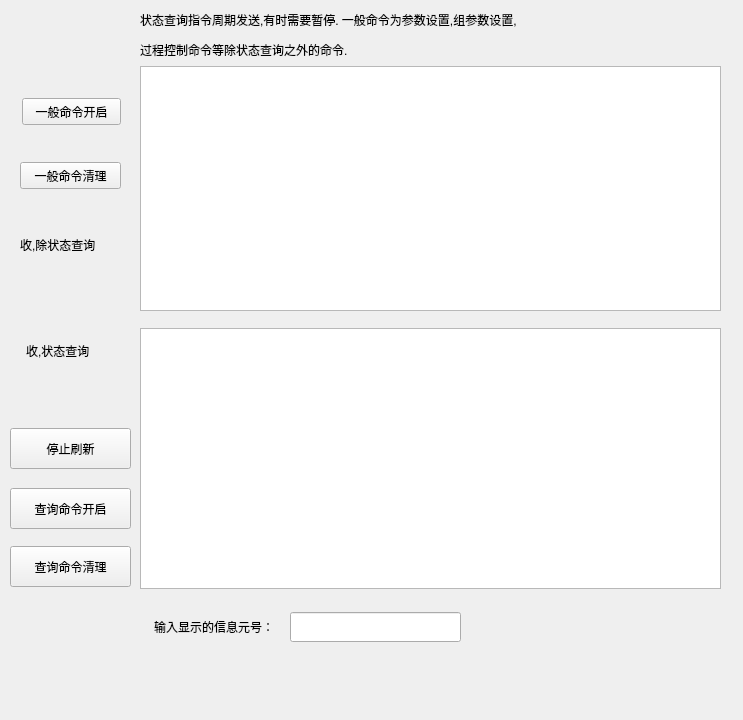
<?xml version="1.0" encoding="UTF-8"?>
<ui version="4.0">
 <class>CDevCtlInterfaceGUIDlg</class>
 <widget class="QDialog" name="CDevCtlInterfaceGUIDlg">
  <property name="geometry">
   <rect>
    <x>0</x>
    <y>0</y>
    <width>743</width>
    <height>720</height>
   </rect>
  </property>
  <property name="windowTitle">
   <string>CDevCtlInterfaceGUIDlg</string>
  </property>
  <property name="styleSheet">
   <string notr="true"/>
  </property>
  <widget class="QGroupBox" name="groupBox">
   <property name="geometry">
    <rect>
     <x>10</x>
     <y>770</y>
     <width>251</width>
     <height>131</height>
    </rect>
   </property>
   <property name="title">
    <string/>
   </property>
   <widget class="QPushButton" name="pushButton">
    <property name="geometry">
     <rect>
      <x>5</x>
      <y>99</y>
      <width>239</width>
      <height>22</height>
     </rect>
    </property>
    <property name="text">
     <string>任务发送数据</string>
    </property>
   </widget>
   <widget class="QLineEdit" name="lineEdit_tID">
    <property name="geometry">
     <rect>
      <x>80</x>
      <y>41</y>
      <width>164</width>
      <height>23</height>
     </rect>
    </property>
    <property name="text">
     <string>1234</string>
    </property>
   </widget>
   <widget class="QLabel" name="label_2">
    <property name="geometry">
     <rect>
      <x>5</x>
      <y>70</y>
      <width>69</width>
      <height>20</height>
     </rect>
    </property>
    <property name="text">
     <string>任务代号6</string>
    </property>
   </widget>
   <widget class="QLabel" name="label">
    <property name="geometry">
     <rect>
      <x>5</x>
      <y>41</y>
      <width>69</width>
      <height>20</height>
     </rect>
    </property>
    <property name="text">
     <string>任务标识4</string>
    </property>
   </widget>
   <widget class="QLineEdit" name="lineEdit_tNum">
    <property name="geometry">
     <rect>
      <x>80</x>
      <y>70</y>
      <width>164</width>
      <height>23</height>
     </rect>
    </property>
    <property name="text">
     <string>abcdef</string>
    </property>
   </widget>
   <widget class="QTextEdit" name="textEditTask">
    <property name="geometry">
     <rect>
      <x>10</x>
      <y>10</y>
      <width>231</width>
      <height>27</height>
     </rect>
    </property>
   </widget>
  </widget>
  <widget class="QGroupBox" name="groupBox_2">
   <property name="geometry">
    <rect>
     <x>290</x>
     <y>770</y>
     <width>251</width>
     <height>81</height>
    </rect>
   </property>
   <property name="title">
    <string/>
   </property>
   <widget class="QPushButton" name="pushButton_wordModeSet">
    <property name="geometry">
     <rect>
      <x>10</x>
      <y>40</y>
      <width>231</width>
      <height>26</height>
     </rect>
    </property>
    <property name="text">
     <string>工作模式</string>
    </property>
   </widget>
   <widget class="QComboBox" name="comboBox_workModeSet">
    <property name="geometry">
     <rect>
      <x>10</x>
      <y>10</y>
      <width>231</width>
      <height>26</height>
     </rect>
    </property>
   </widget>
  </widget>
  <widget class="QGroupBox" name="groupBox_3">
   <property name="geometry">
    <rect>
     <x>290</x>
     <y>970</y>
     <width>251</width>
     <height>201</height>
    </rect>
   </property>
   <property name="title">
    <string/>
   </property>
   <widget class="QComboBox" name="comboBox_statisticCtl">
    <property name="geometry">
     <rect>
      <x>128</x>
      <y>130</y>
      <width>111</width>
      <height>27</height>
     </rect>
    </property>
   </widget>
   <widget class="QLabel" name="label_3">
    <property name="geometry">
     <rect>
      <x>11</x>
      <y>130</y>
      <width>105</width>
      <height>20</height>
     </rect>
    </property>
    <property name="text">
     <string>波道选择：自动</string>
    </property>
   </widget>
   <widget class="QTextEdit" name="textEditRealErrCodFrmStatistics">
    <property name="geometry">
     <rect>
      <x>11</x>
      <y>10</y>
      <width>229</width>
      <height>81</height>
     </rect>
    </property>
   </widget>
   <widget class="QComboBox" name="comboBox_type">
    <property name="geometry">
     <rect>
      <x>11</x>
      <y>97</y>
      <width>101</width>
      <height>27</height>
     </rect>
    </property>
   </widget>
   <widget class="QPushButton" name="pushButton_realErrCodeFrmReport">
    <property name="geometry">
     <rect>
      <x>11</x>
      <y>163</y>
      <width>229</width>
      <height>28</height>
     </rect>
    </property>
    <property name="text">
     <string>实时误码误帧统计</string>
    </property>
   </widget>
   <widget class="QComboBox" name="comboBox_rotation">
    <property name="geometry">
     <rect>
      <x>128</x>
      <y>97</y>
      <width>111</width>
      <height>27</height>
     </rect>
    </property>
   </widget>
  </widget>
  <widget class="QGroupBox" name="groupBox_4">
   <property name="geometry">
    <rect>
     <x>10</x>
     <y>920</y>
     <width>251</width>
     <height>121</height>
    </rect>
   </property>
   <property name="title">
    <string/>
   </property>
   <widget class="QTextEdit" name="textEditDataTransFreqRgeTst">
    <property name="geometry">
     <rect>
      <x>10</x>
      <y>10</y>
      <width>231</width>
      <height>29</height>
     </rect>
    </property>
   </widget>
   <widget class="QPushButton" name="pushButton_doppTestreport">
    <property name="geometry">
     <rect>
      <x>10</x>
      <y>80</y>
      <width>231</width>
      <height>27</height>
     </rect>
    </property>
    <property name="text">
     <string>数传频率动态范围测试</string>
    </property>
   </widget>
   <widget class="QComboBox" name="comboBox_doppTestReport">
    <property name="geometry">
     <rect>
      <x>10</x>
      <y>50</y>
      <width>231</width>
      <height>24</height>
     </rect>
    </property>
   </widget>
  </widget>
  <widget class="QPushButton" name="pushButton_show">
   <property name="geometry">
    <rect>
     <x>20</x>
     <y>1140</y>
     <width>99</width>
     <height>27</height>
    </rect>
   </property>
   <property name="text">
    <string>显示</string>
   </property>
  </widget>
  <widget class="QPushButton" name="pushButton_clear">
   <property name="geometry">
    <rect>
     <x>160</x>
     <y>1140</y>
     <width>99</width>
     <height>27</height>
    </rect>
   </property>
   <property name="text">
    <string>清空</string>
   </property>
  </widget>
  <widget class="QGroupBox" name="groupBox_5">
   <property name="geometry">
    <rect>
     <x>290</x>
     <y>870</y>
     <width>251</width>
     <height>81</height>
    </rect>
   </property>
   <property name="title">
    <string/>
   </property>
   <widget class="QPushButton" name="pushButtonWordWay">
    <property name="geometry">
     <rect>
      <x>10</x>
      <y>40</y>
      <width>231</width>
      <height>27</height>
     </rect>
    </property>
    <property name="text">
     <string>工作方式</string>
    </property>
   </widget>
   <widget class="QComboBox" name="comboBoxWorkWay">
    <property name="geometry">
     <rect>
      <x>10</x>
      <y>10</y>
      <width>231</width>
      <height>27</height>
     </rect>
    </property>
   </widget>
  </widget>
  <widget class="QTextEdit" name="textEdit_statuResponse">
   <property name="geometry">
    <rect>
     <x>140</x>
     <y>328</y>
     <width>581</width>
     <height>261</height>
    </rect>
   </property>
   <property name="html">
    <string>&lt;!DOCTYPE HTML PUBLIC &quot;-//W3C//DTD HTML 4.0//EN&quot; &quot;http://www.w3.org/TR/REC-html40/strict.dtd&quot;&gt;
&lt;html&gt;&lt;head&gt;&lt;meta name=&quot;qrichtext&quot; content=&quot;1&quot; /&gt;&lt;style type=&quot;text/css&quot;&gt;
p, li { white-space: pre-wrap; }
&lt;/style&gt;&lt;/head&gt;&lt;body style=&quot; font-family:'Sans'; font-size:10pt; font-weight:400; font-style:normal;&quot;&gt;
&lt;p style=&quot;-qt-paragraph-type:empty; margin-top:0px; margin-bottom:0px; margin-left:0px; margin-right:0px; -qt-block-indent:0; text-indent:0px;&quot;&gt;&lt;br /&gt;&lt;/p&gt;&lt;/body&gt;&lt;/html&gt;</string>
   </property>
  </widget>
  <widget class="QPushButton" name="pushButton_statuClear">
   <property name="geometry">
    <rect>
     <x>10</x>
     <y>546</y>
     <width>121</width>
     <height>41</height>
    </rect>
   </property>
   <property name="text">
    <string>查询命令清理</string>
   </property>
  </widget>
  <widget class="QPushButton" name="pushButton_statuCmd">
   <property name="geometry">
    <rect>
     <x>10</x>
     <y>488</y>
     <width>121</width>
     <height>41</height>
    </rect>
   </property>
   <property name="text">
    <string>查询命令开启</string>
   </property>
  </widget>
  <widget class="QTextEdit" name="textEdit_commResponse">
   <property name="geometry">
    <rect>
     <x>140</x>
     <y>66</y>
     <width>581</width>
     <height>245</height>
    </rect>
   </property>
  </widget>
  <widget class="QPushButton" name="pushButton_commCmd">
   <property name="geometry">
    <rect>
     <x>22</x>
     <y>98</y>
     <width>99</width>
     <height>27</height>
    </rect>
   </property>
   <property name="text">
    <string>一般命令开启</string>
   </property>
  </widget>
  <widget class="QPushButton" name="pushButton_commClear">
   <property name="geometry">
    <rect>
     <x>20</x>
     <y>162</y>
     <width>101</width>
     <height>27</height>
    </rect>
   </property>
   <property name="text">
    <string>一般命令清理</string>
   </property>
  </widget>
  <widget class="QLabel" name="label_6">
   <property name="geometry">
    <rect>
     <x>26</x>
     <y>342</y>
     <width>91</width>
     <height>17</height>
    </rect>
   </property>
   <property name="text">
    <string>收,状态查询</string>
   </property>
  </widget>
  <widget class="QLabel" name="label_7">
   <property name="geometry">
    <rect>
     <x>20</x>
     <y>236</y>
     <width>101</width>
     <height>17</height>
    </rect>
   </property>
   <property name="text">
    <string>收,除状态查询</string>
   </property>
  </widget>
  <widget class="QLabel" name="label_8">
   <property name="geometry">
    <rect>
     <x>140</x>
     <y>10</y>
     <width>571</width>
     <height>51</height>
    </rect>
   </property>
   <property name="text">
    <string>&lt;html&gt;&lt;head/&gt;&lt;body&gt;&lt;p&gt;状态查询指令周期发送,有时需要暂停. 一般命令为参数设置,组参数设置,&lt;/p&gt;&lt;p&gt;过程控制命令等除状态查询之外的命令.&lt;/p&gt;&lt;/body&gt;&lt;/html&gt;</string>
   </property>
  </widget>
  <widget class="QPushButton" name="pushButton_flash">
   <property name="geometry">
    <rect>
     <x>10</x>
     <y>428</y>
     <width>121</width>
     <height>41</height>
    </rect>
   </property>
   <property name="text">
    <string>停止刷新</string>
   </property>
  </widget>
  <widget class="QLabel" name="label_searchDS">
   <property name="geometry">
    <rect>
     <x>154</x>
     <y>612</y>
     <width>123</width>
     <height>30</height>
    </rect>
   </property>
   <property name="text">
    <string>输入显示的信息元号：</string>
   </property>
  </widget>
  <widget class="QLineEdit" name="lineEdit_searcgDS">
   <property name="geometry">
    <rect>
     <x>290</x>
     <y>612</y>
     <width>171</width>
     <height>30</height>
    </rect>
   </property>
  </widget>
 </widget>
 <resources/>
 <connections/>
</ui>
